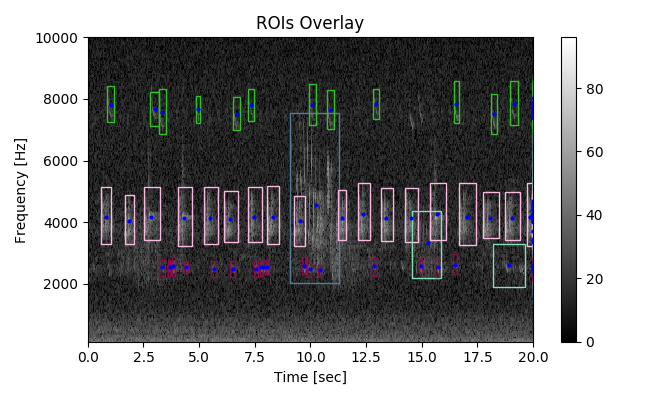
#> input picture _images/sphx_glr_find_rois.png, 659 x 400 px; its folder holds only this picture in this run
$ python -i features_func.py   (imports and definitions only)   (older library calls are emulated)
#> lines starting #> are read from the running program, lines starting #| are printed output that depends on the picture
#!/usr/bin/env python3
# -*- coding: utf-8 -*-
"""
 High level functions for multiresolution analysis of spectrograms
 Code licensed under both GPL and BSD licenses
 Authors:  Juan Sebastian ULLOA <jseb.ulloa@gmail.com>
           Sylvain HAUPERT <sylvain.haupert@mnhn.fr>

"""

# Load required modules
from __future__ import print_function
import numpy as np
import pandas as pd
from scipy import ndimage as ndi
import itertools as it
import matplotlib.pyplot as plt
from skimage.io import imsave
from skimage import transform, measure
from scipy import ndimage
from maad import sound
from skimage.filters import gaussian
from maad.util import format_rois, rois_to_imblobs, normalize_2d


# [17 lines left out: function _sigma_prefactor, not called in this run]

def gabor_kernel_nodc(frequency, theta=0, bandwidth=1, gamma=1,
                      n_stds=3, offset=0):
    """
    Return complex 2D Gabor filter kernel with no DC offset.

    This function is a modification of the gabor_kernel function of scikit-image

    Gabor kernel is a Gaussian kernel modulated by a complex harmonic function.
    Harmonic function consists of an imaginary sine function and a real
    cosine function. Spatial frequency is inversely proportional to the
    wavelength of the harmonic and to the standard deviation of a Gaussian
    kernel. The bandwidth is also inversely proportional to the standard
    deviation.
    Parameters
    ----------
    frequency : float
        Spatial frequency of the harmonic function. Specified in pixels.
    theta : float, optional
        Orientation in radians. If 0, the harmonic is in the x-direction.
    bandwidth : float, optional
        The bandwidth captured by the filter. For fixed bandwidth, `sigma_x`
        and `sigma_y` will decrease with increasing frequency. This value is
        ignored if `sigma_x` and `sigma_y` are set by the user.
    gamma : float, optional
        gamma changes the aspect ratio (ellipsoidal) of the gabor filter.
        By default, gamma=1 which means no aspect ratio (circle)
        if gamma>1, the filter is larger (x-dir)
        if gamma<1, the filter is higher (y-dir)
        This value is ignored if `sigma_x` and `sigma_y` are set by the user.
    sigma_x, sigma_y : float, optional
        Standard deviation in x- and y-directions. These directions apply to
        the kernel *before* rotation. If `theta = pi/2`, then the kernel is
        rotated 90 degrees so that `sigma_x` controls the *vertical* direction.
    n_stds : scalar, optional
        The linear size of the kernel is n_stds (3 by default) standard
        deviations
    offset : float, optional
        Phase offset of harmonic function in radians.
    Returns
    -------
    g_nodc : complex 2d array
        A single gabor kernel (complex) with no DC offset
    References
    ----------
    .. [1] http://en.wikipedia.org/wiki/Gabor_filter
    .. [2] http://mplab.ucsd.edu/tutorials/gabor.pdf
    Examples
    --------
    >>> from skimage.filters import gabor_kernel
    >>> from skimage import io
    >>> from matplotlib import pyplot as plt  # doctest: +SKIP
    >>> gk = gabor_kernel(frequency=0.2)
    >>> plt.figure()        # doctest: +SKIP
    >>> io.imshow(gk.real)  # doctest: +SKIP
    >>> io.show()           # doctest: +SKIP
    >>> # more ripples (equivalent to increasing the size of the
    >>> # Gaussian spread)
    >>> gk = gabor_kernel(frequency=0.2, bandwidth=0.1)
    >>> plt.figure()        # doctest: +SKIP
    >>> io.imshow(gk.real)  # doctest: +SKIP
    >>> io.show()           # doctest: +SKIP
    """

     # set gaussian parameters
    b = bandwidth
    sigma_pref = 1.0 / np.pi * np.sqrt(np.log(2) / 2.0) * (2.0 ** b + 1) / (2.0 ** b - 1)
    sigma_y = sigma_pref / frequency
    sigma_x = sigma_y/gamma
    # meshgrid
    x0 = np.ceil(max(np.abs(n_stds * sigma_x * np.cos(theta)),
                     np.abs(n_stds * sigma_y * np.sin(theta)), 1))
    y0 = np.ceil(max(np.abs(n_stds * sigma_y * np.cos(theta)),
                     np.abs(n_stds * sigma_x * np.sin(theta)), 1))
    y, x = np.mgrid[-y0:y0 + 1, -x0:x0 + 1]
    # rotation matrix
    rotx = x * np.cos(theta) + y * np.sin(theta)
    roty = -x * np.sin(theta) + y * np.cos(theta)
    # combine gambor and
    g = np.zeros(y.shape, dtype=np.complex)
    g[:] = np.exp(-0.5 * (rotx ** 2 / sigma_x ** 2 + roty ** 2 / sigma_y ** 2))
    g /= 2 * np.pi * sigma_x * sigma_y # gaussian envelope
    oscil = np.exp(1j * (2 * np.pi * frequency * rotx + offset)) # harmonic / oscilatory function
    g_dc = g*oscil
    # remove dc component by subtracting the envelope weighted by K
    K = np.sum(g_dc)/np.sum(g)
    g_nodc = g_dc - K*g

    return g_nodc


# [164 lines left out: functions _plot_filter_bank, _plot_filter_results, not called in this run]


def filter_mag(im, kernel):
    """
    Normalizes the image and computes im and real part of filter response using
    the complex kernel and the modulus operation

    Parameters
    ----------
        im: 2D array
            Input image to process
        kernel: 2D array
            Complex kernel (or filter)

    Returns
    -------
        im_out: Modulus operand on filtered image

    """

    im = (im - im.mean()) / im.std()
    im_out = np.sqrt(ndi.convolve(im, np.real(kernel), mode='reflect')**2 +
                   ndi.convolve(im, np.imag(kernel), mode='reflect')**2)
    return im_out

def filter_multires(im_in, kernels, npyr=4, rescale=True):
    """
    Computes 2D wavelet coefficients at multiple octaves/pyramids

    Parameters
    ----------
        im_in: list of 2D arrays
            List of input images to process
        kernels: list of 2D arrays
            List of 2D wavelets to filter the images
        npyr: int
            Number of pyramids to compute
        rescale: boolean
            Indicates if the reduced images should be rescaled

    Returns
    -------
        im_out: list of 2D arrays
            List of images filtered by each 2D kernel
    """

    # Downscale image using gaussian pyramid
    if npyr<2:
        print('Warning: npyr should be int and larger than 2 for multiresolution')
        im_pyr = tuple(transform.pyramid_gaussian(im_in, downscale=2,
                                                  max_layer=1, multichannel=False))
    else:
        im_pyr = tuple(transform.pyramid_gaussian(im_in, downscale=2,
                                                  max_layer=npyr-1, multichannel=False))

    # filter 2d array at multiple resolutions using gabor kernels
    im_filt=[]
    for im in im_pyr:  # for each pyramid
        for kernel, param in kernels:  # for each kernel
            im_filt.append(filter_mag(im, kernel))  #  magnitude response of filter

    # Rescale image using gaussian pyramid
    if rescale:
        dims_raw = im_in.shape
        im_out=[]
        for im in im_filt:
            ratio = np.array(dims_raw)/np.array(im.shape)
            if ratio[0] > 1:
                im = transform.rescale(im, scale = ratio, mode='reflect',
                                       multichannel=False, anti_aliasing=True)
            else:
                pass
            im_out.append(im)
    else:
        pass

    return im_out


def filter_bank_2d_nodc(frequency, ntheta, bandwidth=1, gamma=1, display=False,
                        savefig=None, **kwargs):
    """
    Build a Gabor filter bank with no offset component

    Parameters
    ----------
    frequency: 1d ndarray of scalars
        Spatial frequencies used to built the Gabor filters. Values should be
        in [0;1]

    ntheta: int
        Number of angular steps between 0° to 90°

    bandwidth: scalar, optional, default is 1
        This parameter modifies the frequency of the Gabor filter

    gamma: scalar, optional, default is 1
        This parameter change the Gaussian window that modulates the continuous
        sine.
        1 => same gaussian window in x and y direction (circle)
        <1 => elongation of the filter size in the y direction (elipsoid)
        >1 => reduction of the filter size in the y direction (elipsoid)

    Returns
    -------
    params: 2d structured array
         Parameters used to calculate 2D gabor kernels.
         Params array has 4 fields (theta, freq, bandwidth, gamma)

    kernels: 2d ndarray of scalars
         Gabor kernels
    """

    theta = np.arange(ntheta)
    theta = theta / ntheta * np.pi
    params=[i for i in it.product(theta,frequency)]
    kernels = []
    for param in params:
        kernel = gabor_kernel_nodc(frequency=param[1],
                                   theta=param[0],
                                   bandwidth=bandwidth,
                                   gamma=gamma,
                                   offset=0,
                                   n_stds=3)
        kernels.append((kernel, param))

    if display:
        _, fig = _plot_filter_bank(kernels, frequency, ntheta, bandwidth,
                                   gamma, **kwargs)
        if savefig is not None :
            dpi   =kwargs.pop('dpi',96)
            format=kwargs.pop('format','png')
            filename = savefig+'_filter_bank2D.'+format
            fig.savefig(filename, bbox_inches='tight', dpi=dpi, format=format,
                        **kwargs)

    return params, kernels


def shape_features(im, im_blobs=None, resolution='low', opt_shape=None):
    """
    Computes shape of 2D signal (image or spectrogram) at multiple resolutions
    using 2D Gabor filters

    Parameters
    ----------
        im: 2D array
            Input image to process
        im_blobs: 2D array, optional
            Optional binary array with '1' on the region of interest and '0' otherwise
        opt: dictionary
            options for the filter bank (kbank_opt) and the number of scales (npyr)

    Returns
    -------
        shape: 1D array
            Shape coeficients of each filter
        params: 2D numpy structured array
            Corresponding parameters of the 2D fileters used to calculate the
            shape coefficient. Params has 4 fields (theta, freq, pyr_level, scale)
        bbox:
            If im_blobs provided, corresponding bounding box
    """
    # unpack settings
    opt_shape = opt_shape_presets(resolution, opt_shape)
    npyr = opt_shape['npyr']
    # build filterbank
    params, kernels = filter_bank_2d_nodc(ntheta=opt_shape['ntheta'],
                                          bandwidth=opt_shape['bandwidth'],
                                          frequency=opt_shape['frequency'],
                                          gamma=opt_shape['gamma'])
    # filter images
    im_rs = filter_multires(im, kernels, npyr, rescale=True)

    # Get mean intensity
    shape = []
    if im_blobs is None:
        for im in im_rs:
            shape.append(np.mean(im))
            rois_bbox=None
        shape = [shape]  # for dataframe formating below
    else:
        for im in im_rs:
            labels = measure.label(im_blobs)
            rprops = measure.regionprops(labels, intensity_image=im)
            roi_mean = [roi.mean_intensity for roi in rprops]
            shape.append(roi_mean)
        rois_bbox = [roi.bbox for roi in rprops]
        shape = list(map(list, zip(*shape)))  # transpose shape

    # organise parameters
    params = np.asarray(params)
    orient = params[:,0]*180/np.pi
    orient = orient.tolist()*npyr
    pyr_level = np.sort(np.arange(npyr).tolist()*len(params))+1
    freq = params[:,1].tolist()*npyr
    #params_multires = np.vstack((np.asarray(orient), freq, pyr_level))
    nparams = len(params)*npyr
    params_multires = np.zeros(nparams, dtype={'names':('theta', 'freq', 'pyr_level','scale'),
                                               'formats':('f8', 'f8', 'f8','f8')})
    params_multires['theta'] = orient
    params_multires['freq'] = freq
    params_multires['scale'] = 1/np.asarray(freq)
    params_multires['pyr_level'] = pyr_level
    params_multires = pd.DataFrame(params_multires)

    # format shape into dataframe
    cols=['shp_' + str(idx).zfill(3) for idx in range(1,len(shape[0])+1)]
    shape = pd.DataFrame(data=np.asarray(shape),columns=cols)

    # format rois into dataframe
    rois_bbox = pd.DataFrame(rois_bbox, columns=['min_y','min_x',
                                                 'max_y','max_x'])
    # compensate half-open interval of bbox from skimage
    rois_bbox.max_y = rois_bbox.max_y - 1
    rois_bbox.max_x = rois_bbox.max_x - 1

    return rois_bbox, params_multires, shape


# [277 lines left out: functions centroid, create_csv, save_csv, get_features_wrapper, save_figlist, not called in this run]


def opt_shape_presets(resolution, opt_shape=None):
    """
    Set values for multiresolution analysis using presets or custom parameters

    Parameters
    ----------
        resolution: str
            Chooses the opt_shape presets.
            Supportes presets are: 'low', 'med', 'high' and 'custom'

        opt_shape: dict
            Key and values for shape settings.
            Valid keys are: ntheta, bandwidth, frequency, gamma, npyr
    Returns
    -------
        opt_shape: dict
        A valid dictionary with shape settings
    """
    # Factory presets
    opt_shape_low = dict(ntheta=2,
                         bandwidth=1,
                         frequency=(2**-1, 2**-2),
                         gamma=2,
                         npyr = 4)
    opt_shape_med =  dict(ntheta=4,
                          bandwidth=1,
                          frequency=(2**-1, 2**-2),
                          gamma=2,
                          npyr = 6)
    opt_shape_high =  dict(ntheta=8,
                           bandwidth=1,
                           frequency=(2**-0.5, 2**-1, 2**-1.5, 2**-2),
                           gamma=2,
                           npyr = 6)

    if resolution == 'low':
        opt_shape = opt_shape_low

    elif resolution == 'med':
       opt_shape = opt_shape_med

    elif resolution == 'high':
       opt_shape = opt_shape_high

    elif resolution == 'custom':
        if opt_shape is not None:  # check valid values on opt_shape
           if all (opt in opt_shape for opt in ('ntheta', 'bandwidth', 'frequency', 'gamma', 'npyr')):
               pass
           else:
               print('Warning: opt_shape must have all keys-values pairs:')
               print('ntheta, bandwidth, frequency, gamma, npyr')
               print('Setting resolution to low')
               opt_shape = opt_shape_low

        else:
            print('Warning: if resolution is set to custom, a valid opt_shape dictionnary should be provided.')
            print('Setting resolution to low')
            opt_shape = opt_shape_low

    else:
       print('Resolution should be: low, med or high. Setting resolution to low')
       opt_shape = opt_shape_low

    return opt_shape


# [178 lines left out: functions plot_shape, compute_rois_features, shape_features_raw, not called in this run]

>>> import cv2
>>> picture = cv2.imread('../../_images/sphx_glr_find_rois.png', cv2.IMREAD_GRAYSCALE)
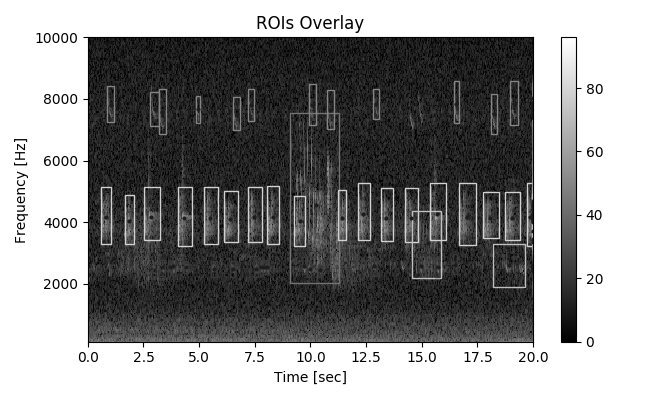
#> picture: shape (400, 659); min 0, max 255, mean 142.5
>>> result = shape_features(picture)
#> the loop in filter_multires, `for im in im_pyr:` made 4 passes
#> pass 1, in filter_mag, `im_out = np.sqrt(ndi.convolve(im, np.real(kernel), mode='reflect')**2 ..`:
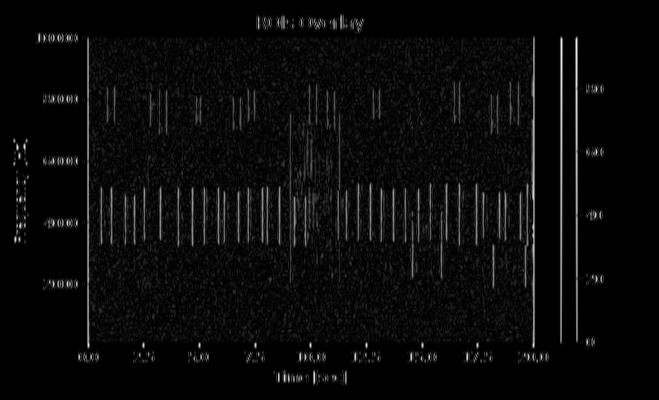
#> im_out: shape (400, 659) float64; min 4.76e-21, max 0.935, mean 0.0397
#> pass 1, in filter_mag (call 2), `im_out = np.sqrt(ndi.convolve(im, np.real(kernel), mode='reflect')**2 ..`:
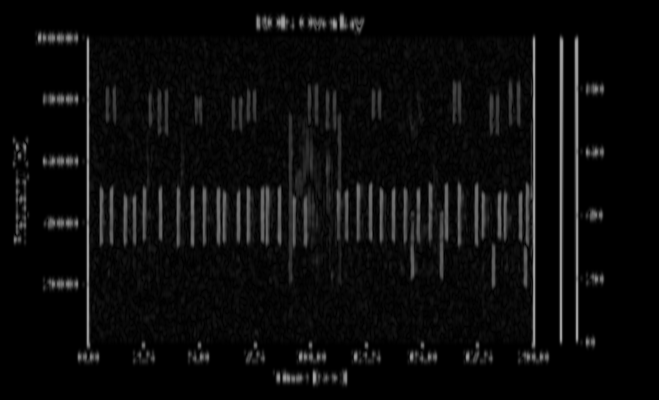
#> im_out: shape (400, 659) float64; min 1.93e-19, max 0.66, mean 0.0468
#> pass 1, in filter_mag (call 3), `im_out = np.sqrt(ndi.convolve(im, np.real(kernel), mode='reflect')**2 ..`:
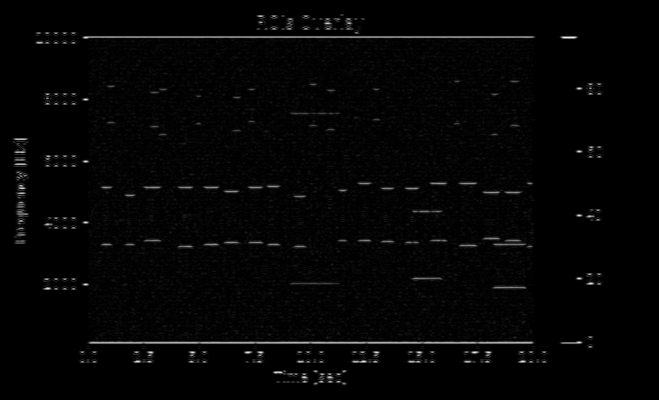
#> im_out: shape (400, 659) float64; min 1.38e-20, max 0.941, mean 0.0195
#> after the loop in filter_multires, `for im in im_pyr:`: im_filt = 16 items
#> in filter_multires, `dims_raw = im_in.shape`: dims_raw = (400, 659)
#> the loop in filter_multires, `for im in im_filt:` made 16 passes
#> ratio on passes 1 to 12: [1, 1], [1, 1], [1, 1], [1, 1], [2, 2], [2, 2], [2, 2], [2, 2], [4, 3.99], [4, 3.99], [4, 3.99], [4, 3.99]
#> after the loop in filter_multires, `for im in im_filt:`: im_out = 16 items
#> the loop in shape_features, `for im in im_rs:` made 16 passes
#> after the loop in shape_features, `for im in im_rs:`: shape = [0.0397, 0.0468, 0.0195, 0.0253, 0.0309, 0.0404, 0.0158, 0.0256, 0.0254, 0.0417, 0.0178, 0.035, 0.0305, 0.0544, 0.0243, 0.0532]
#> in shape_features, `shape = [shape]`: shape = [[0.0397, 0.0468, 0.0195, 0.0253, 0.0309, 0.0404, 0.0158, 0.0256, 0.0254, 0.0417, 0.0178, 0.035, 0.0305, 0.0544, 0.0243, 0.0532]]
#> in shape_features, `params = np.asarray(params)`: params = [[0, 0.5], [0, 0.25], [1.57, 0.5], [1.57, 0.25]]
#> in shape_features, `orient = params[:,0]*180/np.pi`: orient = [0, 0, 90, 90]
#> in shape_features, `orient = orient.tolist()*npyr`: orient = [0, 0, 90, 90, 0, 0, 90, 90, 0, 0, 90, 90, 0, 0, 90, 90]
#> in shape_features, `pyr_level = np.sort(np.arange(npyr).tolist()*len(params))+1`: pyr_level = [1, 1, 1, 1, 2, 2, 2, 2, 3, 3, 3, 3, 4, 4, 4, 4]
#> in shape_features, `freq = params[:,1].tolist()*npyr`: freq = [0.5, 0.25, 0.5, 0.25, 0.5, 0.25, 0.5, 0.25, 0.5, 0.25, 0.5, 0.25, 0.5, 0.25, 0.5, 0.25]
#> in shape_features, `nparams = len(params)*npyr`: nparams = 16
#> in shape_features, `params_multires = pd.DataFrame(params_multires)`: params_multires = table of 16 rows and 4 columns
#> in shape_features, `cols=['shp_' + str(idx).zfill(3) for idx in range(1,len(shape[0])+1)]`: cols = ['shp_001', 'shp_002', 'shp_003', 'shp_004', 'shp_005', 'shp_006', 'shp_007', 'shp_008', 'shp_009', 'shp_010', 'shp_011', 'shp_012', 'shp_013', 'shp_014', 'shp_015', 'shp_016']
#> in shape_features, `shape = pd.DataFrame(data=np.asarray(shape),columns=cols)`: shape = table of 1 rows and 16 columns
#> in shape_features, `rois_bbox = pd.DataFrame(rois_bbox, columns=['min_y','min_x', 'max_y',..`: rois_bbox = table of 0 rows and 4 columns
